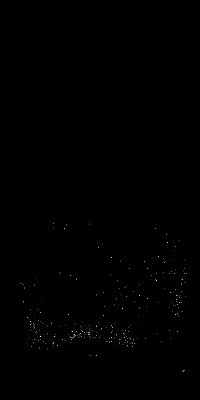
#> input picture output_folder/first_person/pose_fron_left/otn/summary.jpg, 200 x 400 px
$ python cluster_classific.py
#> lines starting #> are read from the running program, lines starting #| are printed output that depends on the picture; after the words box and inside, x2 and y2 are one past the last pixel; in counts of white or black regions, pixels touching at a corner belong together
import os
import time
import pickle
import cv2
import numpy as np
from typing import Tuple
from sklearn.cluster import DBSCAN
from sklearn.svm import SVC
from scipy.sparse import  coo_matrix
import matplotlib.pyplot as plt

pose = "pose_fron_left"
svc_path ="svc_{}_150".format(pose)

if not os.path.exists(os.path.join("models", "svc")):
    os.makedirs(os.path.join("models", "svc"))

def calculate_svc(X:np.ndarray, Y:np.ndarray, svc_name:str):
    rbf_svc = SVC(kernel="rbf", gamma=0.03, C=1.0).fit(X, Y)
    with open(os.path.join("models", "svc", svc_name), "wb") as f:
        pickle.dump(rbf_svc, f)
    print("Закончен рассчёт", svc_name)


def plot_svc_results(svc_name:str, X:np.ndarray, Y:np.ndarray, shape:Tuple):

    with open(os.path.join("models", "svc", svc_name), "rb") as f:
        rbf_svc = pickle.load(f)
    try:
        h = 0.5

        x_min, x_max = 0, shape[1]
        y_min, y_max = 0, shape[0]

        xx, yy = np.meshgrid(np.arange(x_min, x_max, h), np.arange(y_min, y_max, h))

        Z = rbf_svc.predict(np.c_[xx.ravel(), yy.ravel()])
        plt.scatter(X[:, 1], X[:, 0], c=Y, cmap=plt.cm.coolwarm, s=1)

        Z = Z.reshape(xx.shape)
        plt.contourf(yy, xx, Z, cmap=plt.cm.coolwarm, alpha=0.5)
        plt.axis("on")
        plt.gca().invert_yaxis()
        plt.xlim(yy.min(),yy.max())
        plt.ylim(xx.max(), xx.min())
        plt.show()
    except Exception as e:
        print("Ошибка отрисовки SVC:", e)


if __name__ == '__main__':
    path =os.path.join("output_folder", "first_person", pose, "otn", "summary.jpg")
    img = cv2.imread(path)
#> img is the input picture: shape (400, 200, 3); min 0, max 249, mean 0.7
    img = np.mean(img, axis=-1)
#> img: shape (400, 200) float64
    img = img.reshape((img.shape[0], img.shape[1]))
    img = np.where(img>75, img, 0)


    sparce = coo_matrix(img)
    points = [el for el in zip(sparce.row, sparce.col)]
#> points = 177 pairs, first value 223 to 371, second value 20 to 186

    coord_points = points = list(sorted(points, key=lambda x:x[0]))
#> coord_points has the same summary as points
    coord_points = np.array(coord_points)
    print(coord_points.shape)
#| (177, 2)

    #добавляем DBSCAN для кластеризации и отделения пустого пространства
    grid_xx, grid_yy = np.meshgrid(np.arange(0, img.shape[0], 20),
                                   np.arange(0, img.shape[1], 20))
    grid = np.c_[grid_xx.ravel(), grid_yy.ravel()] # добавляем координаты точек сетки
    all_points = np.concatenate([coord_points, grid])
#> all_points = 377 pairs, first value 0 to 380, second value 0 to 186

    for pair in all_points:
        x, y = pair
        img[x][y] = 255
#> this loop made 377 passes
#> (x, y) on passes 1 to 3: (223, 53), (224, 66), (228, 64)
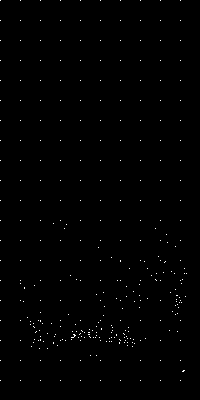
#> img: shape (400, 200) float64; 0.47% white in thin lines or dots, all inside (x1, y1, x2, y2) = (0, 0, 187, 381)

    # plt.imshow(img)
    # plt.show()


    db = DBSCAN(eps=7,  min_samples=3).fit(all_points)
    labels_DBSCAN =db.labels_
#> labels_DBSCAN = 377 values, max 9 at index 42, min -1 at index 0, mean 1.46

    n_clusters = len(set(labels_DBSCAN))- (1 if -1 in labels_DBSCAN else 0)
#> n_clusters = 10
    print(n_clusters)
#| 10

    noise_points = all_points[labels_DBSCAN==-1]
#> noise_points = 227 pairs, first value 0 to 380, second value 0 to 180
    print(noise_points.shape)
#| (227, 2)

    # labels_DBSCAN = np.where(labels_DBSCAN>=0, labels_DBSCAN, 3)
    print(labels_DBSCAN.shape)
#| (377,)
    print(all_points.shape)
#| (377, 2)
    calculate_svc(X=all_points, Y=labels_DBSCAN, svc_name=svc_path)
    plot_svc_results(svc_name=svc_path, X=all_points, Y=labels_DBSCAN, shape=(img.shape[1], img.shape[0]))
#> in plot_svc_results, `plt.show()`:
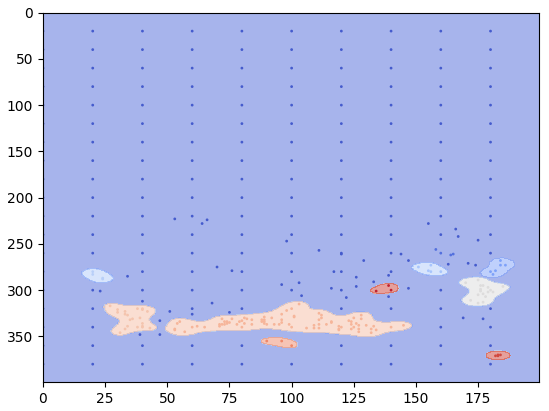
#> figure drawn by matplotlib, 1 panel
    # [45 lines of commented-out code are left out]
